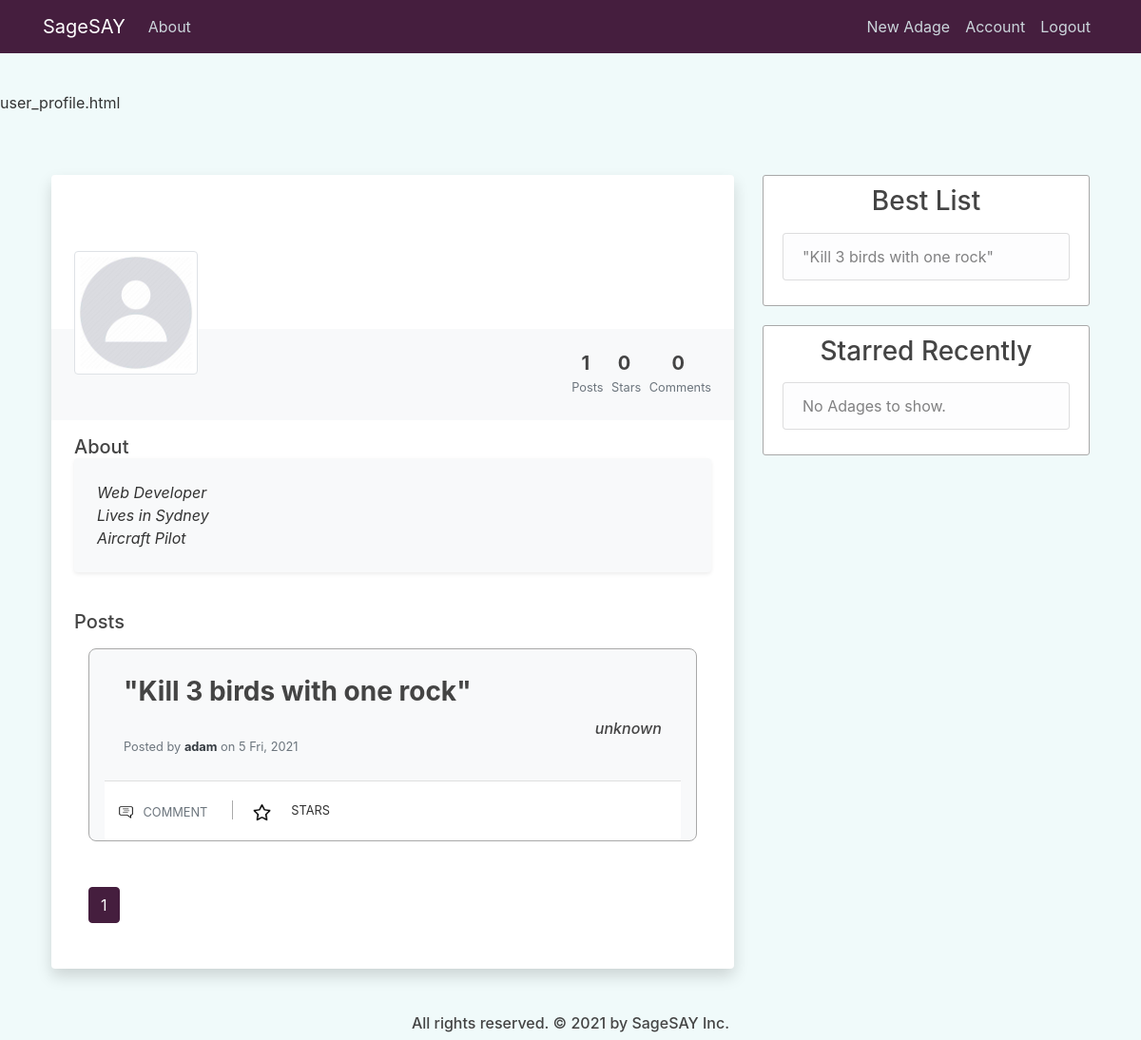
Page /user/adam (signed in) on the earlier database version.
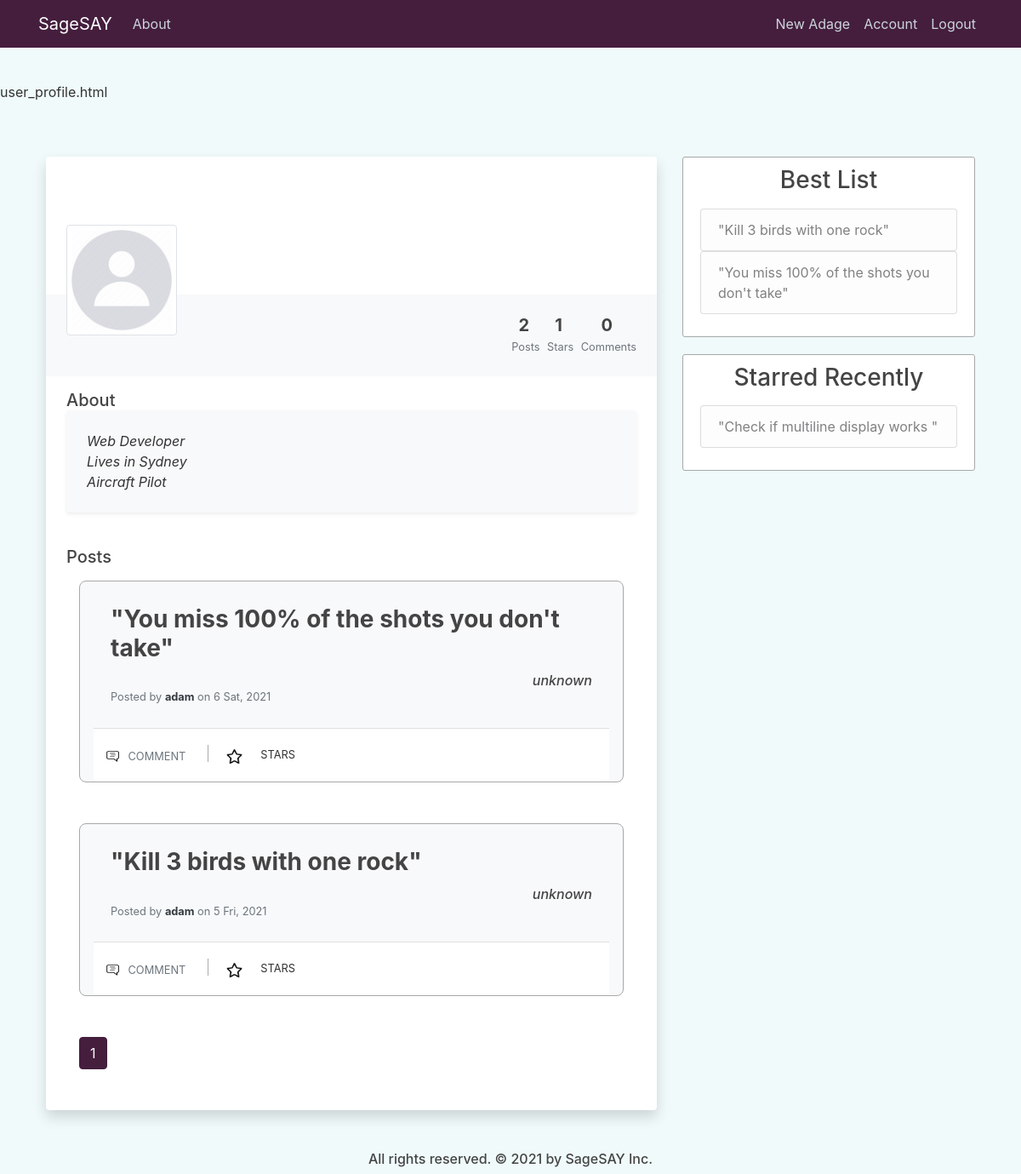
Same page on the later database version.
### quotes_app/models.py (models this page shows, shortened)
class User(db.Model, UserMixin):
    id = db.Column(db.Integer, primary_key=True)
    username = db.Column(db.String(20), unique=True, nullable=False)
    email = db.Column(db.String(120), unique=True, nullable=False)
    image_file = db.Column(db.String(20), nullable=False, default='default.jpg')
    password = db.Column(db.String(60), nullable=False)
    posts = db.relationship('Post', backref='posted_by', lazy=True)
    comments = db.relationship('Comment', backref='comment_author', lazy=True)
    likes = db.relationship('Like', backref='like_author', lazy=True)

class Post(db.Model):
    id = db.Column(db.Integer, primary_key=True)
    author = db.Column(db.String(100), nullable=False, default='Anonymous')
    content = db.Column(db.Text, nullable=False)
    date_posted = db.Column(db.DateTime, nullable=False, default=dt.utcnow)
    user_id = db.Column(db.Integer, db.ForeignKey('user.id'), nullable=False)
    comments = db.relationship('Comment', backref='comment_post', lazy=True)
    likes = db.relationship('Like', backref='like_post', lazy=True)

### quotes_app/users/routes.py (the view)
@users.route("/user/<string:username>", methods=['GET', 'POST'])
@login_required
def user_profile(username):
    page = request.args.get('page', 1, type=int)
    post_id = request.args.get('star', type=int)
    user = User.query.filter_by(username=username).first_or_404()
    if post_id:
        update_like_table(current_user, post_id)
    posts = Post.query.filter_by(posted_by=user)\
        .order_by(Post.date_posted.desc())
    num_posts = posts.all()
    num_posts = len(num_posts)
    num_likes = len(Like.query.filter_by(like_author=user).all())
    num_comments = len(Comment.query.filter_by(comment_author=user).all())
    posts = posts.paginate(page=page, per_page=5)
    posts_data = prepare_posts_display(posts)
    best_posts = get_best_posts_user(user, 5)
    recent_stars = get_recent_stars_user(user, 5)
    return render_template('user_profile.html', title=username, posts=posts,
        posts_data=posts_data, user=user, num_posts=num_posts,
        num_likes=num_likes, num_comments=num_comments, best_posts=best_posts,
        recent_stars=recent_stars)

### quotes_app/main/utils.py (called while the page is built)
def prepare_posts_display(posts):
    posts_data = []
    for post in posts.items:
        post_info = []
        likes = Like.query.filter_by(like_post=post).limit(8).all()
        for like in likes:
            post_info.append(User.query.get(like.user_id))
        post_info.append(post)
        starred = None
        if current_user.is_authenticated:
            starred = Like.query.filter_by(like_post=post, like_author=current_user).first()
        if starred:
            post_info.append(True)
        else:
            post_info.append(False)
        posts_data.append(post_info)
    return posts_data

### quotes_app/models.py (called while the page is built)
@login_manager.user_loader
def user_loader(user_id):
    return User.query.get(int(user_id))

### quotes_app/users/utils.py (called while the page is built)
def get_best_posts_user(user, size):
    posts = Like.query.with_entities(Like.post_id, func.count(Like.user_id))\
        .group_by(Like.post_id).order_by(func.count(Like.user_id).desc()).all()
    prep_posts = []
    for item in posts:
        post = Post.query.get(item[0])
        if post.posted_by == user:
            prep_posts.append(post)
        if len(prep_posts) == size:
            return prep_posts
    prep_posts = prep_posts + Post.query.filter(Post.user_id == user.id, Post.id.\
            notin_([item.id for item in prep_posts])).order_by(Post.date_posted).\
            limit(size-len(prep_posts)).all()
    return prep_posts

def get_recent_stars_user(user, size):
    likes = Like.query.filter_by(like_author=user).order_by(Like.date_like.desc()).limit(size).all()
    posts = []
    for like in likes:
        posts.append(Post.query.get(like.post_id))
    return posts

### quotes_app/templates/user_profile.html (shortened to what this page needs)
{% extends "layout.html" %}
{% block content %}
<div class="row py-5 px-4">
    <div class="col-md-8">
        <div class="mx-auto">
            <div class="bg-white shadow rounded overflow-hidden">
                <div class="px-4 pt-0 pb-4 cover">
                    <div class="media align-items-end profile-head">
                        <div class="profile mr-3">
                            <img src="{{ url_for('static', filename='profile_pics/' + user.image_file) }}" alt="..." width="130" class="rounded mb-2 img-thumbnail img-profile">
                            </div>
                        <div class="media-body mb-5">
                            <h4 class="mt-0 mb-0 text-white">{{ user.username }}</h4>
                            <p class="small mb-4 text-white"> Sydney</p>
                        </div>
                    </div>
                </div>
                <div class="bg-light p-4 d-flex justify-content-end text-center">
                    <ul class="list-inline mb-0">
                        <li class="list-inline-item">
                            <h5 class="font-weight-bold mb-0 d-block">{{ num_posts }}</h5><small class="text-muted"> Posts</small>
                        </li>
                        <li class="list-inline-item">
                            <h5 class="font-weight-bold mb-0 d-block">{{ num_likes }}</h5><small class="text-muted"> Stars</small>
                        </li>
                        <li class="list-inline-item">
                            <h5 class="font-weight-bold mb-0 d-block">{{ num_comments }}</h5><small class="text-muted"> Comments</small>
                        </li>
                    </ul>
                </div>
                <div class="px-4 py-3">
                    <h5 class="mb-0">About</h5>
                    <div class="p-4 rounded shadow-sm bg-light">
                        <p class="font-italic mb-0">Web Developer</p>
                        <p class="font-italic mb-0">Lives in Sydney</p>
                        <p class="font-italic mb-0">Aircraft Pilot</p>
                    </div>
                </div>
                <div class="py-4 px-4">
                    <div class="d-flex align-items-center justify-content-between mb-3">
                        <h5 class="mb-0">Posts</h5>
                    </div>
                    <div class="container">
                        {% for post in posts_data %}
                            <div class="card bg-light mb-5 border-5 pt-2 active pb-0 px-3">
                                <div class="card-body ">
                                    <div class="row">
                                        <div class="col-12 link-post-content">
                                            <a href="#"><h3 class="card-title "><b>"{{ post[-2].content }}"</b></h3></a>
                                        </div>
                                        <div class="col-12 d-flex justify-content-end text-center">
                                            <h6><i>{{ post[-2].author }}</i></h6>
                                        </div>
                                        <div class="col">
                                            <h6 class="card-subtitle mb-2 text-muted">
                                                <p class="card-text text-muted small"> Posted by <a href="{{ url_for('users.user_profile', username=post[-2].posted_by.username) }}" class="font-weight-bold text-dark"> {{ post[-2].posted_by.username }}</a> on {{ post[-2].date_posted.strftime('%-d %a, %Y') }}</p>
                                            </h6>
                                        </div>
                                    </div>
                                </div>
                                <div class="card-footer bg-white px-0 ">
                                    <div class="row">
                                        <div class="col-md-auto ">
                                            <a href="#" class="btn btn-outlined btn-black text-muted bg-transparent" data-wow-delay="0.7s">
                                                <img src="{{ url_for('static', filename='comment.png') }}" class="mr-1 " width="19" height="19">
                                                <small>COMMENT</small>
                                            </a>
                                            <a href="{{ url_for('users.user_profile', username=user.username, page=posts.page, star=post[-2].id) }}" class="btn btn-outlined btn-black text-muted bg-transparent" data-wow-delay="0.7s">
                                                {% if post[-1] == True %}
                                                    <img src="{{ url_for('static', filename='christmas-star.png') }}" class="mr-1" width="19" height="19">
                                                {% else %}
                                                    <img src="{{ url_for('static', filename='star.png') }}" class="mr-1" width="19" height="19">
                                                {% endif %}
                                            </a>
                                            <small>STARS</small>
                                        </div>
                                        <div class="col-md-auto ">
                                        </div>
                                    </div>
                                </div>
                            </div>
                        {% endfor %}
                        {% for page_num in posts.iter_pages(left_edge=1, right_edge=1, left_current=1, right_current=2) %}
                        {% if page_num %}
                            {% if posts.page == page_num %}
                            <a class="btn btn-violet mb-4" href="{{ url_for('users.user_profile', username=user.username, page=page_num) }}">{{ page_num }}</a>
                            {% else %}
                                <a class="btn btn-outline-violet mb-4" href="{{ url_for('users.user_profile', username=user.username, page=page_num) }}">{{ page_num }}</a>
                            {% endif %}
                        {% else %}
                            ...
                        {% endif %}
                        {% endfor %}
                    </div>
                </div>
            </div>
        </div>
    </div>
    <div class="col-md-4">
        <div class="content-section">
            <div class="mb-3 text-center">
                <h3>Best List</h3>
            </div>
            <ul class="list-group">
                {% if not best_posts %}
                    {% if current_user == user %}
                        <a href="{{ url_for('posts.new_post') }}"><li class="list-group-item list-group-item-light">No Adages. Add one.</li></a>
                    {% else %}
                        <li class="list-group-item list-group-item-light">No Adages to show.</li>
                    {% endif %}
                        {% else %}
                    {% for post in best_posts %}
                        <a href="#"><li class="list-group-item list-group-item-light">"{{ post.content }}"</li></a>
                    {% endfor %}
                {% endif %}
            </ul>
        </div>
        <div class="content-section">
            <div class="mb-3 text-center">
                <h3>Starred Recently</h3>
            </div>
            <ul class="list-group">
                {% if not recent_stars %}
                    {% if current_user == user %}
                        <a href="{{ url_for('main.home') }}"><li class="list-group-item list-group-item-light">No Adages. Give one a star.</li></a>
                    {% else %}
                        <li class="list-group-item list-group-item-light">No Adages to show.</li>
                    {% endif %}
                {% else %}
                    {% for post in recent_stars %}
                    <a href="#"><li class="list-group-item list-group-item-light">"{{ post.content }}"</li></a>
                    {% endfor %}
                {% endif %}
            </ul>
        </div>
    </div>
{% endblock content %}

### quotes_app/templates/layout.html (shortened to what this page needs)
<!doctype html>
<html lang="en">
  <head>
    <link rel="stylesheet" href="https://stackpath.bootstrapcdn.com/bootstrap/4.3.1/css/bootstrap.min.css">
    <link rel="stylesheet" type="text/css" href="{{ url_for('static', filename='main.css') }}">
  </head>
  <body>
    <header class="site-header">
        <nav class="navbar navbar-expand-md navbar-dark bg-violet fixed-top">
            <div class="container">
                <a class="navbar-brand" href="{{ url_for('main.home') }}">SageSAY</a>
                <div class="collapse navbar-collapse" id="navbarNav">
                    <div class="navbar-nav mr-auto">
                        <a class="nav-item nav-link" href="#">About</a>
                    </div>
                    <div class="navbar-nav">
                        {% if current_user.is_authenticated %}
                            <a class="nav-item nav-link" href="{{ url_for('posts.new_post') }}">New Adage</a>
                            <a class="nav-item nav-link" href="{{ url_for('users.user_profile', username=current_user.username) }}">Account</a>
                            <a class="nav-item nav-link" href="{{ url_for('users.logout') }}">Logout</a>
                        {% else %}
                            <a class="nav-item nav-link" href="{{ url_for('users.login') }}">Login</a>
                            <a class="nav-item nav-link" href="{{ url_for('users.register') }}">Register</a>
                        {% endif %}
                    </div>
                </div>
            </div>
        </nav>
    </header>
    <p>{{ self._TemplateReference__context.name }}</p>
    <main role="main" class="container mt-80">
        <div class="row justify-content-center">
            {% block content %}{% endblock content %}
        </div>
    </main>
    <div class="footer">
        <h6 class="mx-auto">All rights reserved. &#169; 2021 by SageSAY Inc.</h6>
    </div>
  </body>
</html>

### quotes_app/static/main.css (style rules this page uses)
body { background: #f0fafa; color: #333333; margin-top: 6rem; }
h1, h2, h3, h4, h5, h6 { color: #444444; }
.bg-violet { background-color: #451e3e; }
.btn-violet { color: white; border-color: #451e3e; background-color: #451e3e; }
.list-group a { text-decoration: none; }
.link-post-content a { color: #444444; text-decoration: none; }
.site-header .navbar-nav .nav-link { color: #cbd5db; }
.content-section { background: #ffffff; padding: 10px 20px; border: 1px solid #A8A8A8; border-radius: 3px; margin-bottom: 20px; }
.footer { width: 100%; text-align: center; }
.card { background: #451e3e; padding: 10px 20px; border: 1px solid #A8A8A8; border-radius: 8px; margin-bottom: 20px; }
.profile-head { transform: translateY(5rem) }
.cover { background-image: url('./profile_background.jpg'); background-size: cover; background-repeat: no-repeat }
.img-profile { cursor: pointer; overflow: visible }
.list-inline-item:not(:last-child) { margin-right: 0px; }

Differences in the rows shown:
added Post: content "You miss 100% of the shots you don't take", author "unknown", username "adam", date_posted "6 Sat, 2021"
now on this page (row unchanged): Post: content "Check if multiline display works", shown under "Starred Recently"
Other differences:
{{ num_posts }}: "1" → "2"
{{ num_likes }}: "0" → "1"
text no longer shown: "No Adages to show."
